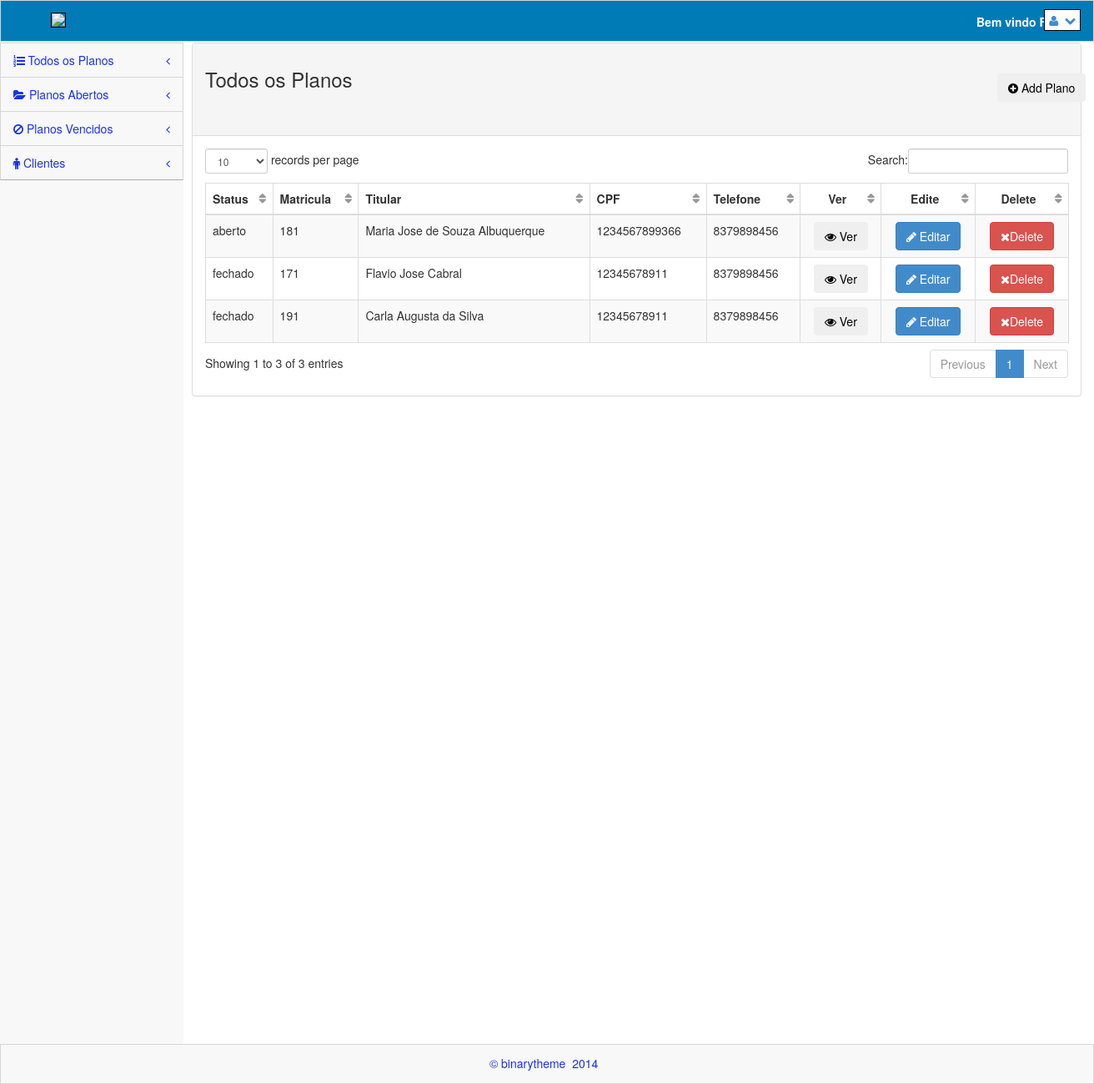
The page /views/contratos.php (signed in) on the database its author committed.
### tables this page shows
CREATE TABLE `planos` (
  `id` int(11) NOT NULL,
  `matricula` varchar(50) NOT NULL,
  `dtabertura` date NOT NULL,
  `dtvencimento` date NOT NULL,
  `ntitular` varchar(200) NOT NULL,
  `sexo` varchar(20) NOT NULL,
  `dtnasc` date NOT NULL,
  `cpf` varchar(20) NOT NULL,
  `rg` varchar(20) NOT NULL,
  `org` varchar(10) NOT NULL,
  `profissao` varchar(30) NOT NULL,
  `mae` varchar(100) NOT NULL,
  `endereco` varchar(100) NOT NULL,
  `num` varchar(10) NOT NULL,
  `bairro` varchar(30) NOT NULL,
  `cidade` varchar(50) NOT NULL,
  `uf` varchar(5) NOT NULL,
  `cep` varchar(20) NOT NULL,
  `telefone` varchar(50) NOT NULL,
  `email` varchar(50) NOT NULL,
  `status` varchar(20) NOT NULL,
  `ndep1` varchar(200) NOT NULL,
  `data1` date DEFAULT NULL,
  `ndep2` varchar(200) NOT NULL,
  `data2` date NOT NULL,
  `ndep3` varchar(200) NOT NULL,
  `data3` date NOT NULL,
  `ndep4` varchar(200) NOT NULL,
  `data4` date NOT NULL,
  `ndep5` varchar(200) NOT NULL,
  `data5` date NOT NULL,
  `ndep6` varchar(200) NOT NULL,
  `data6` date NOT NULL,
  `ndep7` varchar(200) NOT NULL,
  `data7` date NOT NULL,
  `ndep8` varchar(200) NOT NULL,
  `data8` date NOT NULL,
  `ndep9` varchar(200) NOT NULL,
  `data9` date NOT NULL,
  `ndep10` varchar(200) NOT NULL,
  `data10` date NOT NULL
);

### model/Contrato.class.php (called while the page is built, shortened)
<?php
    require_once 'Conexao.class.php';
class Contrato{
    private $con;
    function __construct() {
        $conexao = new Conexao();
        $this->con = $conexao->getConexao();
    }
    function listaContratos(){
        $contratos = $this->con->query("SELECT * FROM planos");
        if ($contratos->rowCount() > 0) {
            return $contratos->fetchALL(PDO::FETCH_ASSOC);
        }
    }
}
?>

### model/Conexao.class.php (called while the page is built)
<?php
class Conexao {
    public static $instance;
    public static function getConexao() {
        if (!isset(self::$instance)) {
            self::$instance = new PDO('mysql:host=localhost;dbname=apcef', 'root', '');
        }
        return self::$instance;
}
}

### controller/Controller.class.php (called while the page is built, shortened)
<?php
class Controller {
    function listaContratos() {
        $chm = new Contrato();
        $lista = $chm->listaContratos();
        return $lista;
    }
}

### views/contratos.php (the view, shortened to what this page needs)
<?php
    include_once '../controller/Controller.class.php';
    include_once '../model/Contrato.class.php';
    $c = new Controller();
    $c->logouf();
    $lista = $c->listaContratos();
?>
<!DOCTYPE html>
 <html lang="pt-br">
<head>
    <link rel="stylesheet" href="../plugins/bootstrap/css/bootstrap.css" />
    <link rel="stylesheet" href="../css/main.css" />
    <link rel="stylesheet" href="../css/theme.css" />
    <link rel="stylesheet" href="../css/MoneAdmin.css" />
    <link rel="stylesheet" href="../plugins/Font-Awesome/css/font-awesome.css" />
    <link href="../plugins/dataTables/dataTables.bootstrap.css" rel="stylesheet" />
</head>
<body class="padTop53 " >
    <div id="wrap">
        <?php
            include 'menu.php';
        ?>
        <div id="content">
            <div class="inner">
             <div class="row">
                <div class="col-lg-12">
                    <div class="panel panel-default">
                        <div class="panel-heading">
                          <h3>Todos os Planos</h3>
                                <button class="btn" style="position: relative; left: 950px; top: -30px;" onClick="javascript:window.location.href='formulario.php'"><i class="icon-plus-sign icon-white"></i> Add Plano</button>
                        </div>
                        <div class="panel-body">
                            <div class="table-responsive">
                                <table class="table table-striped table-bordered table-hover" id="dataTables-example">
                                    <thead>
                                        <tr>
                                            <th>Status</th>
                                            <th>Matricula</th>
                                            <th>Titular</th>
                                            <th>CPF</th>
                                            <th>Telefone</th>
                                            <th style="text-align: center;">Ver</th>
                                            <th style="text-align: center;">Edite</th>
                                            <th style="text-align: center;">Delete</th>
                                        </tr>
                                    </thead>
                                    <tbody>
                                        <?php if ($lista): ?>
                                        <?php foreach ($lista as $contratos):  ?>
                                        <tr class="odd gradeX">
                                            <td class="center"><?php echo $contratos['status'] ?></td>
                                            <td class="center"><?php echo $contratos['matricula'] ?></td>
                                            <td class="center"><?php echo $contratos['ntitular'] ?></td>
                                            <td class="center"><?php echo $contratos['cpf'] ?></td>
                                            <td class="center"><?php echo $contratos['telefone'] ?></td>
                                            <td style="text-align: center;">
                                                <button class="btn" data-toggle="modal" data-target="#formModal"><i class="icon-eye-open"></i> Ver </button>
                                            </td>
                                            <td style="text-align: center;">
                                                <button class="btn btn-primary" onClick="javascript:window.location.href='editarcontrato.php?cod=<?php echo $contratos['matricula']; ?>'"><i class="icon-pencil icon-white"></i> Editar</button>
                                            </td>
                                            <td style="text-align: center;">
                                                <form>
                                                    <button onclick="return confirm('Tem certeza que deseja excluir este contrato?')" class="btn btn-danger" name="delete"><i class="icon-remove icon-white"></i>Delete</button>
                                                </form>
                                            </td>
                                        </tr>
                                    <?php endforeach; ?>
                                    <?php endif; ?>
                                    </tbody>
                                </table>
                            </div>
                        </div>
                    </div>
                </div>
            </div>
            </div>
        </div>
        <div class="row">
            <div class="col-lg-12">
            </div>
        </div>
    </div>
    <div id="footer">
        <p>&copy;  binarytheme &nbsp;2014 &nbsp;</p>
    </div>
</body>
</html>

### css/main.css (style rules this page uses)
#wrap { margin: 0 auto; }
#footer { height: 48px; background-color: #222222; }
@media (min-width: 768px) { html, body { height: 100%; } }
@media (min-width: 768px) { #wrap { height: auto !important; height: 100%; min-height: 100%; padding: 0 0 48px; margin-bottom: -48px; } }
body.padTop53 { padding-top: 75px; overflow: visible; }
@media (min-width: 802px) { body.padTop53 { padding-top: 51px; } }
#wrap:before, #top:before, .head:before, #footer:before, #wrap:after, #top:after, .head:after, #footer:after { display: table; content: " "; }
#wrap:after, #top:after, .head:after, #footer:after { clear: both; }
#wrap { background-color: #f8f8f8; }
@media (min-width: 768px) { #content { margin-left: 100px; } }
@media (min-width: 992px) { #content { margin-left: 220px; } }
#content { -webkit-transition: margin 0.4s; transition: margin 0.4s; }
.inner { position: relative; min-height: 1px; padding-right: 15px; padding-left: 10px; background: #fff; border: 0px solid #e4e4e4; min-height:1200px; }
@media (min-width: 768px) { .inner { float: left; width: 100%; } }
.inner .row { margin-right: -15px; margin-left: -15px; }
#footer { margin: 0 auto; color: #1933EC; background-color:#f8f8f8; border:1px solid rgb(216, 215, 215); }
#footer p { padding: 12px 0 0; text-align: center; }

### css/MoneAdmin.css (style rules this page uses)
body { background-color: #f8f8f8; }
table.dataTable thead .sorting, table.dataTable thead .sorting_asc:after, table.dataTable thead .sorting_desc, table.dataTable thead .sorting_asc_disabled, table.dataTable thead .sorting_desc_disabled { background: transparent; }
table.dataTable thead .sorting_asc:after { content: "\f0de"; float: right; font-family: fontawesome; }
table.dataTable thead .sorting:after { content: "\f0dc"; float: right; font-family: fontawesome; color: rgba(50,50,50,.5); }

### rows shown on the page
planos: status "aberto", matricula "181", ntitular "Maria Jose de Souza Albuquerque", cpf "1234567899366", telefone "8379898456"
planos: status "fechado", matricula "171", ntitular "Flavio Jose Cabral", cpf "12345678911", telefone "8379898456"
planos: status "fechado", matricula "191", ntitular "Carla Augusta da Silva", cpf "12345678911", telefone "8379898456"
